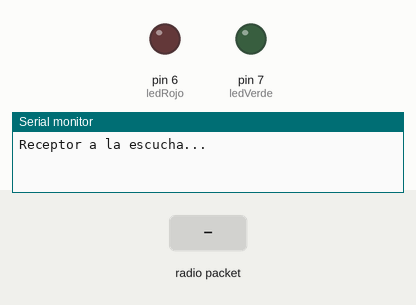
The sketch below on a simulated Arduino Uno, built with avr-gcc and run on an emulated ATmega328P. On the bench: output pins drawn as LEDs (lit = HIGH), the last lines printed to the serial monitor. Inputs (shaded band) come from the test bench. No radio packets arrive unless stated.

Above: at 1.2 s.
1.3 s: radio packet "1" arrives
At 2.0 s:
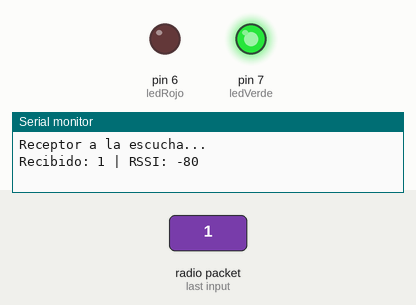
4.3 s: radio packet "0" arrives
At 7.0 s:
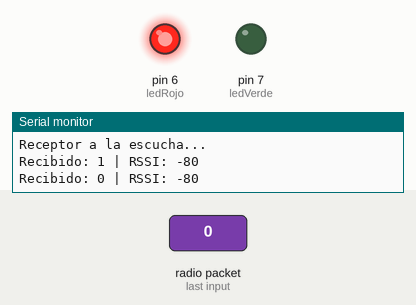
7.3 s: radio packet "2" arrives
At 7.7 s:
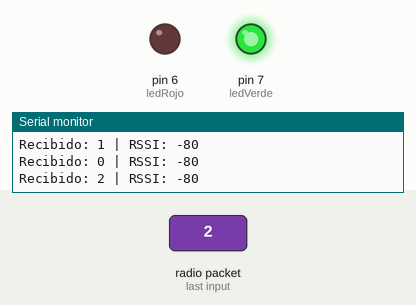
Timing chart, 0 to 10.8 s (numbered marks = the images above; inputs shaded):
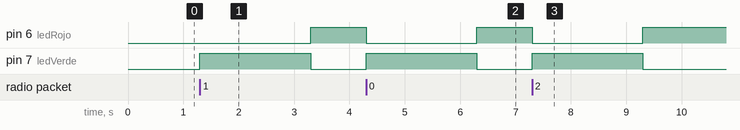

The sketch:

TransmisorLoRa.ino
```cpp
#include <SPI.h>
#include <LoRa.h>

const int csPin = 10;
const int resetPin = 9;
const int irqPin = 2;
const int ledVerde = 7;
const int ledRojo = 6;

unsigned long ultimaRecepcion = 0;

void setup() {
  pinMode(ledVerde, OUTPUT);
  pinMode(ledRojo, OUTPUT);

  Serial.begin(9600);
  LoRa.setPins(csPin, resetPin, irqPin);

  if (!LoRa.begin(433E6)) {
    Serial.println("Error al iniciar LoRa RX");
    while (1);
  }
  Serial.println("Receptor a la escucha...");
}

void loop() {
  int packetSize = LoRa.parsePacket();

  if (packetSize) {
    ultimaRecepcion = millis(); // Actualiza el tiempo
    digitalWrite(ledVerde, HIGH);
    digitalWrite(ledRojo, LOW);

    Serial.print("Recibido: ");
    while (LoRa.available()) {
      Serial.print((char)LoRa.read());
    }
    Serial.print(" | RSSI: ");
    Serial.println(LoRa.packetRssi()); // Calidad de señal
  }

  // Si pasan más de 2 segundos sin señal, cambia a LED rojo
  if (millis() - ultimaRecepcion > 2000) {
    digitalWrite(ledVerde, LOW);
    digitalWrite(ledRojo, HIGH);
  }
}
```

Measured:
- after the input at 1.3 s, pin 6 (ledRojo): LOW → HIGH after 2.0 s instead of 0.70 s; pin 7 (ledVerde): LOW → HIGH at once, → LOW 2.0 s later
- after the input at 4.3 s, pin 6 (ledRojo): HIGH → LOW at once, → HIGH 2.0 s later; pin 7 (ledVerde): LOW → HIGH at once, → LOW 2.0 s later
- after the input at 7.3 s, pin 6 (ledRojo): HIGH → LOW at once, → HIGH 2.0 s later; pin 7 (ledVerde): LOW → HIGH at once, → LOW 2.0 s later
